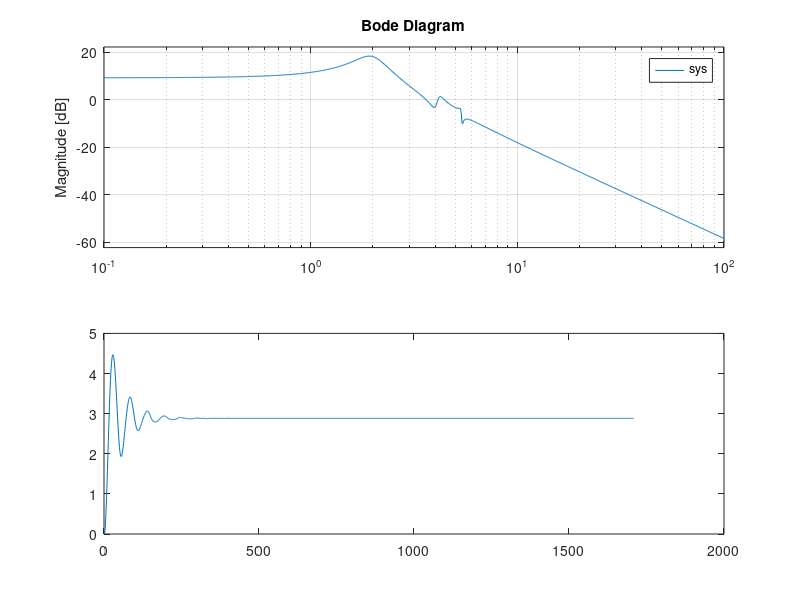

The MATLAB source for this figure: (Note: this script raises an error after producing the figure.)
%% initialize the system
numerator=[11.88 4.977 539.6 129.9 5625]
denominator=[1 1.169 50.3 45.94 685.3 391.7 1952]
sys=tf(numerator, denominator);

%% Bode Plot of the system
bode(sys); % change frequency unit to KHz in "View" -> "Property Editor"

%% Step response of the system
plot(step(sys));

%% The relative degree of the system
% relative degree =  6-4 =2

%%
csys= canon(sys,'companion')